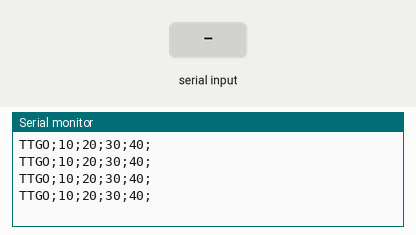
This sketch was run on a simulated Arduino Uno, built with avr-gcc and run on an emulated ATmega328P. On the bench: the last lines printed to the serial monitor. The test bench sets the inputs (shaded band).

Above: at 1.2 s.
1.3 s: "90,45\n" received over Serial
At 1.46 s:
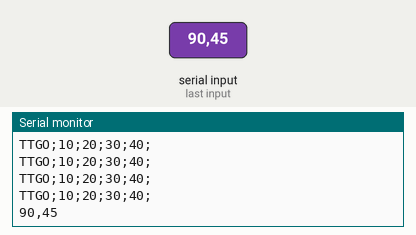
2.8 s: "5\n" received over Serial
At 2.96 s:
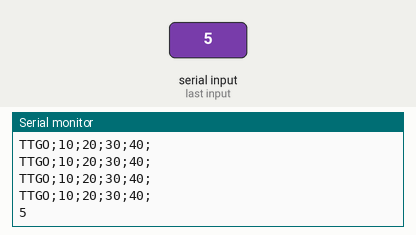

The sketch:

test-ttgo.ino
```cpp
#include "serial-com.h"

SerialCom com;

void setup() {
        Serial.begin(9600);
}

void loop() {
        com.clearData();
        com.addData("TTGO");
        com.addData(10);
        com.addData(20);
        com.addData(30);
        com.addData(40);
        com.sendData();
        com.receive(onReceive);
}

void onReceive(String data) {
        Serial.print(data);
}
```

serial-com.cpp
```cpp
/*
 *  serial-com.cpp
 *
 *  serial communication c
 *  Created on: 2023. 4. 3
 */

#include "serial-com.h"

#include "SoftwareSerial.h"

#define USING_SERIAL Serial

// SoftwareSerial USING_SERIAL(2, 3);

SerialCom::SerialCom() {
        dataSend = "";
        // USING_SERIAL.begin(9600);
        // USING_SERIAL.println();
}

void SerialCom::addData(const char* newData, const char* separator) {
        dataSend += newData;
        dataSend += separator;
}

void SerialCom::addData(float newData, const char* separator) {
        dataSend += String(newData);
        dataSend += separator;
}

void SerialCom::addData(int newData, const char* separator) {
        dataSend += String(newData);
        dataSend += separator;
}

void SerialCom::clearData() {
        dataSend = "";
}

void SerialCom::sendData(uint32_t __t) {
        if (millis() - sendTime >= __t) {
                sendTime = millis();
                USING_SERIAL.println(dataSend);
                Serial.println(dataSend);
        }
}

void SerialCom::receive(void (*onReceive)(String)) {
        if (onReceive == nullptr) return;
        if (USING_SERIAL.available()) {
                char rxBuffer[250];
                uint8_t rxBufferPtr = 0;
                rxBuffer[rxBufferPtr++] = USING_SERIAL.read();
                while (1) {
                        if (USING_SERIAL.available()) {
                                rxBuffer[rxBufferPtr++] = USING_SERIAL.read();
                                if (rxBuffer[rxBufferPtr - 1] == '\n') break;
                        }
                }
                rxBuffer[rxBufferPtr] = 0;
                onReceive(String(rxBuffer));
        }
}

float SerialCom::getData(String data, uint8_t index) {
        return parseStr(data, ";", index).toFloat();
}

String SerialCom::getStrData(String data, uint8_t index) {
        return parseStr(data, ";", index);
}

String SerialCom::parseStr(String data, char separator[], int index) {
        int found = 0;
        int strIndex[] = {0, -1};
        int maxIndex = data.length() - 1;
        for (int i = 0; i <= maxIndex && found <= index; i++) {
                if (data.charAt(i) == separator[0] || i == maxIndex) {
                        found++;
                        strIndex[0] = strIndex[1] + 1;
                        strIndex[1] = (i == maxIndex) ? i + 1 : i;
                }
        }
        return found > index ? data.substring(strIndex[0], strIndex[1]) : "";
}
```

serial-com.h
```cpp
/*
 *  serial-com.h
 *
 *  serial communication lib
 *  Created on: 2023. 4. 3
 */

#pragma once

#ifndef SERIAL_COM_H
#define SERIAL_COM_H

#include "Arduino.h"
#include "HardwareSerial.h"
#include "WString.h"
#include "stdint.h"

class SerialCom {
       private:
        String dataSend;
        uint32_t sendTime;
        String parseStr(String data, char separator[], int index);

       public:
        SerialCom();
        void addData(const char* newData, const char* separator = ";");
        void addData(float newData, const char* separator = ";");
        void addData(int newData, const char* separator = ";");
        void clearData();
        void sendData(uint32_t __t = 500);
        void receive(void (*onReceive)(String) = nullptr);
        float getData(String data, uint8_t index = 0);
        String getStrData(String data, uint8_t index = 0);
};

#endif
```

Measured:
- after the input at 1.3 s, the serial monitor: prints a new line at once (image 1)
- after the input at 2.8 s, the serial monitor: prints a new line at once (image 2)
